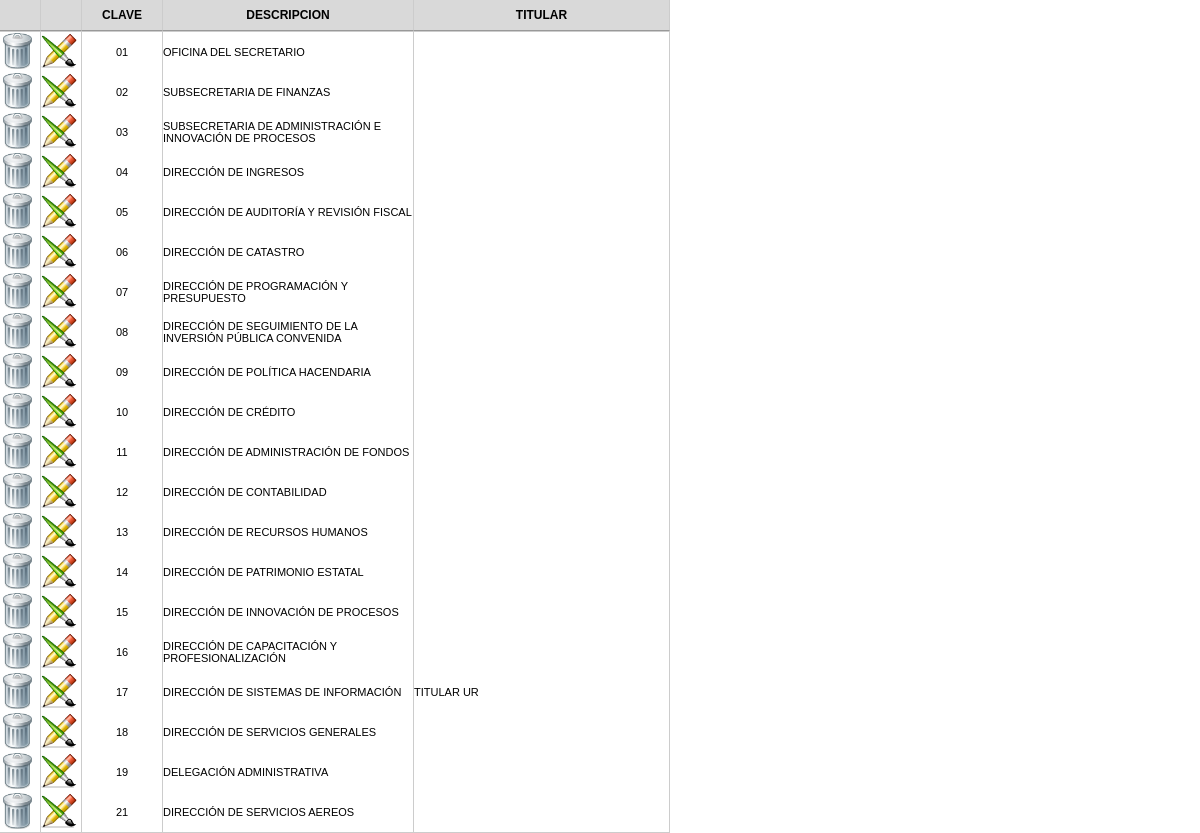
Page /cat_areas_lista.php (signed in) on the committed database.
### tables this page shows
CREATE TABLE `cat_area` (
  `idarea` int(11) NOT NULL AUTO_INCREMENT,
  `clave` varchar(7) DEFAULT NULL,
  `descripcion` varchar(150) DEFAULT NULL,
  `titular` varchar(90) DEFAULT NULL,
  PRIMARY KEY (`idarea`)
);

### cat_areas_lista.php (the view, shortened to what this page needs)
<?php require_once('Connections/conexion.php'); ?>
<?php
$query_areas = "SELECT * FROM cat_area";
$areas = mysql_query($query_areas, $conexion) or die(mysql_error());
$row_areas = mysql_fetch_assoc($areas);
?>
<!doctype html>
<html>
<head>
<link rel="stylesheet" type="text/css" href="css/estilos.css">
</head>
<body topmargin="0" leftmargin="0">
<div id="encabezado">
<table class="tablagrid" border="0" cellpadding="0" cellspacing="0" width="670">
  <tr class="tablahead">
    <td width="40">&nbsp;</td>
    <td width="40">&nbsp;</td>
    <td width="80" align="center">CLAVE</td>
    <td width="250" align="center">DESCRIPCION</td>
    <td align="center">TITULAR</td>
  </tr>
</table>
</div>
<table class="tablagrid" border="0" cellpadding="0" cellspacing="0" width="670" style="padding-top: 32px;">
  <?php do { ?>
    <tr class="tablaregistros">
      <td width="40"><a onClick="if(confirm('�Confirma que desea eliminar el registro?')) location.href='cat_areas_lista.php?idarea=<?php echo $row_areas['idarea']; ?>';" href="#"><img src="imagenes/borrar.png" width="36" height="36"></a></td>
      <td width="40"><a target="_top" href="cat_areas_md.php?idarea=<?php echo $row_areas['idarea']; ?>"><img src="imagenes/editar.png" width="36" height="36"></a></td>
      <td width="80" align="center"><?php echo $row_areas['clave']; ?></td>
      <td width="250"><?php echo $row_areas['descripcion']; ?></td>
      <td><?php echo $row_areas['titular']; ?></td>
    </tr>
    <?php } while ($row_areas = mysql_fetch_assoc($areas)); ?>
</table>
</body>
</html>

### css/estilos.css (style rules this page uses)
.tablagrid { border-bottom:1px solid #CCCCCC; }
.tablahead td { background:#D9D9D9; font-family:Tahoma, Geneva, sans-serif; font-size:12px; font-weight:bold; border-bottom:1px solid #999999; border-right:1px solid #CCCCCC; height:30px; }
.tablaregistros td { border-right:1px solid #CCCCCC; font-family:Arial, Helvetica, sans-serif; font-size:11px; height:40px; }

### cat_areas_lista.php (style rules this page uses)
#encabezado { position: fixed; top: 0px; }

### rows in the picture
cat_area: clave "01", descripcion "OFICINA DEL SECRETARIO"
cat_area: clave "02", descripcion "SUBSECRETARIA DE FINANZAS"
cat_area: clave "03", descripcion "SUBSECRETARIA DE ADMINISTRACIÓN E INNOVACIÓN DE PROCESOS"
cat_area: clave "04", descripcion "DIRECCIÓN DE INGRESOS"
cat_area: clave "05", descripcion "DIRECCIÓN DE AUDITORÍA Y REVISIÓN FISCAL"
cat_area: clave "06", descripcion "DIRECCIÓN DE CATASTRO"
cat_area: clave "07", descripcion "DIRECCIÓN DE PROGRAMACIÓN Y PRESUPUESTO"
cat_area: clave "08", descripcion "DIRECCIÓN DE SEGUIMIENTO DE LA INVERSIÓN PÚBLICA CONVENIDA"
cat_area: clave "09", descripcion "DIRECCIÓN DE POLÍTICA HACENDARIA"
cat_area: clave "10", descripcion "DIRECCIÓN DE CRÉDITO"
cat_area: clave "11", descripcion "DIRECCIÓN DE ADMINISTRACIÓN DE FONDOS"
cat_area: clave "12", descripcion "DIRECCIÓN DE CONTABILIDAD"
cat_area: clave "13", descripcion "DIRECCIÓN DE RECURSOS HUMANOS"
cat_area: clave "14", descripcion "DIRECCIÓN DE PATRIMONIO ESTATAL"
cat_area: clave "15", descripcion "DIRECCIÓN DE INNOVACIÓN DE PROCESOS"
cat_area: clave "16", descripcion "DIRECCIÓN DE CAPACITACIÓN Y PROFESIONALIZACIÓN"
cat_area: clave "17", descripcion "DIRECCIÓN DE SISTEMAS DE INFORMACIÓN", titular "TITULAR UR"
cat_area: clave "18", descripcion "DIRECCIÓN DE SERVICIOS GENERALES"
cat_area: clave "19", descripcion "DELEGACIÓN ADMINISTRATIVA"
cat_area: clave "21", descripcion "DIRECCIÓN DE SERVICIOS AEREOS"
